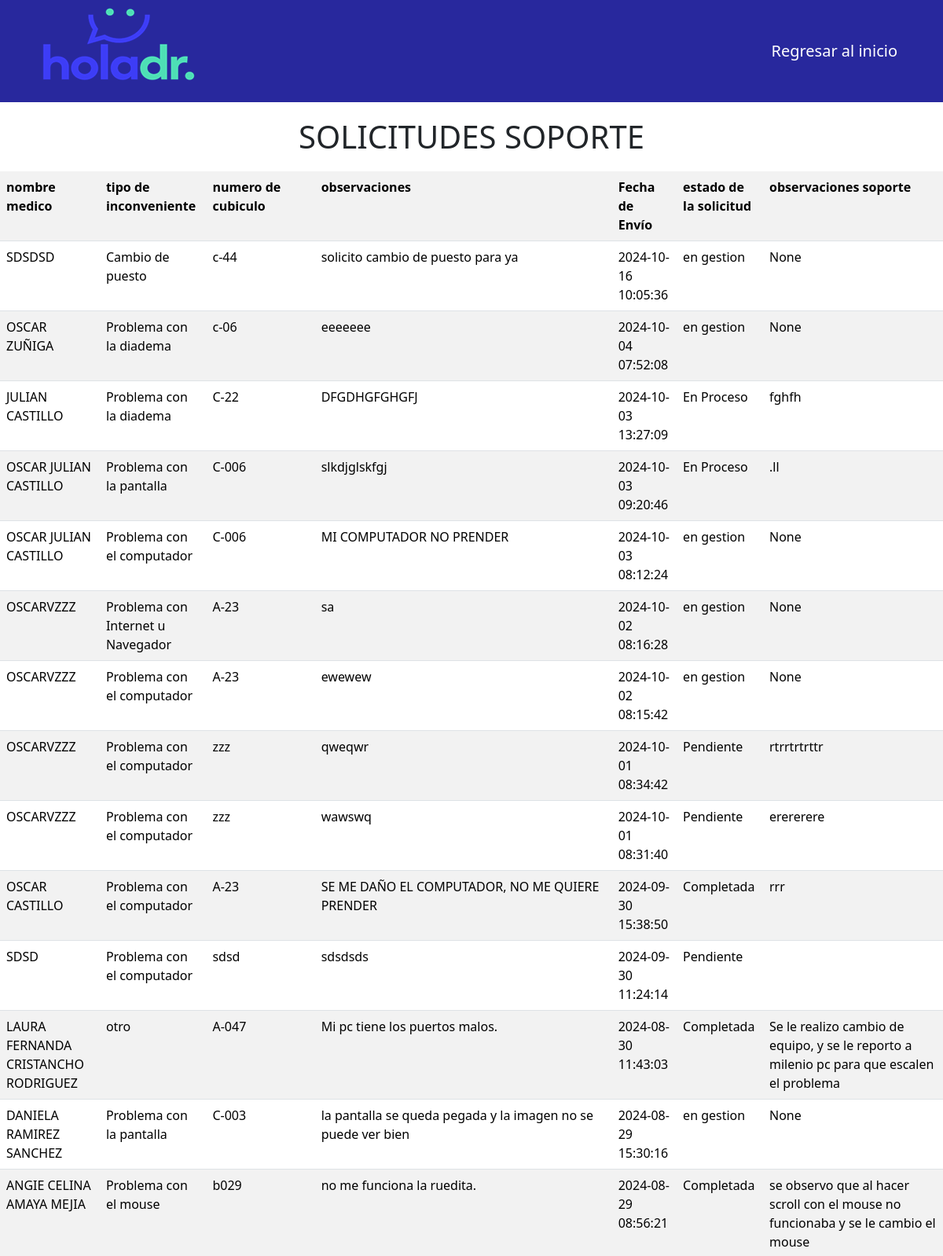
The app's page /soporte_medicos (upper part) with its own data.
### tables this page shows
CREATE TABLE "solicitar_soporte" (
	"nombres_completos"	TEXT,
	"tipo_de_inconveniente"	TEXT,
	"numero_cubiculo"	TEXT,
	"observaciones"	TEXT,
	"fecha_envio"	TEXT,
	"estado_de_solicitud"	NUMERIC,
	"observaciones2"	TEXT,
	"serial"	TEXT,
	"encargado"	TEXT,
	"ticket"	TEXT
, "nivel_importancia"	TEXT);

### app.py (the view)
@app.route('/soporte_medicos')
def soporte_medicos():
    conn = sqlite3.connect('registro.db')
    c = conn.cursor()
    c.execute("SELECT * FROM solicitar_soporte ORDER BY fecha_envio DESC")
    rows = c.fetchall()
    conn.close()
    return render_template('soporte_medicos.html', rows=rows)

### templates/soporte_medicos.html (shortened to what this page needs)
<!DOCTYPE html>
<html lang="es">
<head>
    <link href="https://cdn.jsdelivr.net/npm/bootstrap@5.3.3/dist/css/bootstrap.min.css" rel="stylesheet">
</head>
<body>
        <nav class="navbar navbar-expand-lg navbar-dark">
            <div class="container">
                <img src="/static/imagenes/logo2.png" alt="">
                <a class="navbar-brand" href="/index" >Regresar al inicio</a>
            </div>
        </nav>
    <main>
        <h1>SOLICITUDES SOPORTE</h1>
        <table class="table table-striped">
            <tr>
                <th>nombre medico</th>
                <th>tipo de inconveniente</th>
                <th>numero de cubiculo</th>
                <th>observaciones</th>
                <th>Fecha de Envío</th>
                <th>estado de la solicitud</th>
                <th>observaciones soporte</th>
            </tr>
            {% for row in rows %}
            <tr>
                <td>{{ row[0] }}</td>
                <td>{{ row[1] }}</td>
                <td>{{ row[2] }}</td>
                <td>{{ row[3] }}</td>
                <td>{{ row[4] }}</td>
                <td>{{ row[5] }}</td>
                <td>{{ row[6] }}</td>
            </tr>
            {% endfor %}
        </table><br><hr>
    </main>
</body>
</html>

### templates/soporte_medicos.html (style rules this page uses)
.navbar { background-color: #28289D !important; }
h1 { text-align: center; margin-top: 20px; margin-bottom: 20px; }
table { width: 100%; border-collapse: collapse; }
th, td { padding: 10px; text-align: left; }
th { background-color: #28289D; color: #FFFFFF; }
tbody tr:nth-child(even) { background-color: #f2f2f2; }

### records on screen
solicitar_soporte: nombres_completos "SDSDSD", tipo_de_inconveniente "Cambio de puesto", numero_cubiculo "c-44", observaciones "solicito cambio de puesto para ya", fecha_envio "2024-10-16 10:05:36", estado_de_solicitud "en gestion", row "None"
solicitar_soporte: nombres_completos "OSCAR ZUÑIGA", tipo_de_inconveniente "Problema con la diadema", numero_cubiculo "c-06", observaciones "eeeeeee", fecha_envio "2024-10-04 07:52:08", estado_de_solicitud "en gestion", row "None"
solicitar_soporte: nombres_completos "JULIAN CASTILLO", tipo_de_inconveniente "Problema con la diadema", numero_cubiculo "C-22", observaciones "DFGDHGFGHGFJ", fecha_envio "2024-10-03 13:27:09", estado_de_solicitud "En Proceso", observaciones2 "fghfh"
solicitar_soporte: nombres_completos "OSCAR JULIAN CASTILLO", tipo_de_inconveniente "Problema con la pantalla", numero_cubiculo "C-006", observaciones "slkdjglskfgj", fecha_envio "2024-10-03 09:20:46", estado_de_solicitud "En Proceso", observaciones2 ".ll"
solicitar_soporte: nombres_completos "OSCAR JULIAN CASTILLO", tipo_de_inconveniente "Problema con el computador", numero_cubiculo "C-006", observaciones "MI COMPUTADOR NO PRENDER", fecha_envio "2024-10-03 08:12:24", estado_de_solicitud "en gestion", row "None"
solicitar_soporte: nombres_completos "OSCARVZZZ", tipo_de_inconveniente "Problema con Internet u Navegador", numero_cubiculo "A-23", observaciones "sa", fecha_envio "2024-10-02 08:16:28", estado_de_solicitud "en gestion", row "None"
solicitar_soporte: nombres_completos "OSCARVZZZ", tipo_de_inconveniente "Problema con el computador", numero_cubiculo "A-23", observaciones "ewewew", fecha_envio "2024-10-02 08:15:42", estado_de_solicitud "en gestion", row "None"
solicitar_soporte: nombres_completos "OSCARVZZZ", tipo_de_inconveniente "Problema con el computador", numero_cubiculo "zzz", observaciones "qweqwr", fecha_envio "2024-10-01 08:34:42", estado_de_solicitud "Pendiente", observaciones2 "rtrrtrtrttr"
solicitar_soporte: nombres_completos "OSCARVZZZ", tipo_de_inconveniente "Problema con el computador", numero_cubiculo "zzz", observaciones "wawswq", fecha_envio "2024-10-01 08:31:40", estado_de_solicitud "Pendiente", observaciones2 "erererere"
solicitar_soporte: nombres_completos "OSCAR CASTILLO", tipo_de_inconveniente "Problema con el computador", numero_cubiculo "A-23", observaciones "SE ME DAÑO EL COMPUTADOR, NO ME QUIERE PRENDER", fecha_envio "2024-09-30 15:38:50", estado_de_solicitud "Completada", observaciones2 "rrr"
solicitar_soporte: nombres_completos "SDSD", tipo_de_inconveniente "Problema con el computador", numero_cubiculo "sdsd", observaciones "sdsdsds", fecha_envio "2024-09-30 11:24:14", estado_de_solicitud "Pendiente"
solicitar_soporte: nombres_completos "LAURA FERNANDA CRISTANCHO RODRIGUEZ", tipo_de_inconveniente "otro", numero_cubiculo "A-047", observaciones "Mi pc tiene los puertos malos.", fecha_envio "2024-08-30 11:43:03", estado_de_solicitud "Completada", observaciones2 "Se le realizo cambio de equipo, y se le reporto a milenio pc para que escalen el problema"
solicitar_soporte: nombres_completos "DANIELA RAMIREZ SANCHEZ", tipo_de_inconveniente "Problema con la pantalla", numero_cubiculo "C-003", observaciones "la pantalla se queda pegada y la imagen no se puede ver bien", fecha_envio "2024-08-29 15:30:16", estado_de_solicitud "en gestion", row "None"
solicitar_soporte: nombres_completos "ANGIE CELINA AMAYA MEJIA", tipo_de_inconveniente "Problema con el mouse", numero_cubiculo "b029", observaciones "no me funciona la ruedita.", fecha_envio "2024-08-29 08:56:21", estado_de_solicitud "Completada", observaciones2 "se observo que al hacer scroll con el mouse no funcionaba y se le cambio el mouse"
